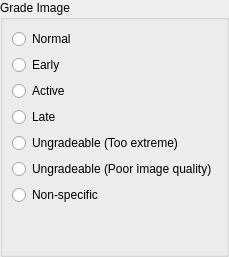
           <widget class="QWidget" name="labelImagePage">
            <layout class="QHBoxLayout" name="horizontalLayout_6">
             <property name="margin">
              <number>0</number>
             </property>
             <item>
              <widget class="QGroupBox" name="groupBox_1">
               <property name="title">
                <string>Grade Image</string>
               </property>
               <layout class="QVBoxLayout" name="verticalLayout_4">
                <item>
                 <widget class="QRadioButton" name="gradeNormalRadio">
                  <property name="text">
                   <string>Normal</string>
                  </property>
                 </widget>
                </item>
                <item>
                 <widget class="QRadioButton" name="gradeEarlyRadio">
                  <property name="text">
                   <string>Early</string>
                  </property>
                 </widget>
                </item>
                <item>
                 <widget class="QRadioButton" name="gradeActiveRadio">
                  <property name="text">
                   <string>Active</string>
                  </property>
                 </widget>
                </item>
                <item>
                 <widget class="QRadioButton" name="gradeLateRadio">
                  <property name="text">
                   <string>Late</string>
                  </property>
                 </widget>
                </item>
                <item>
                 <widget class="QRadioButton" name="gradeExtremeRadio">
                  <property name="text">
                   <string>Ungradeable (Too extreme)</string>
                  </property>
                 </widget>
                </item>
                <item>
                 <widget class="QRadioButton" name="gradePoorQualityRadio">
                  <property name="text">
                   <string>Ungradeable (Poor image quality)</string>
                  </property>
                 </widget>
                </item>
                <item>
                 <widget class="QRadioButton" name="gradeNonspecificRadio">
                  <property name="text">
                   <string>Non-specific</string>
                  </property>
                 </widget>
                </item>
                <item>
                 <spacer name="verticalSpacer_2">
                  <property name="orientation">
                   <enum>Qt::Vertical</enum>
                  </property>
                  <property name="sizeHint" stdset="0">
                   <size>
                    <width>20</width>
                    <height>40</height>
                   </size>
                  </property>
                 </spacer>
                </item>
               </layout>
              </widget>
             </item>
            </layout>
           </widget>
